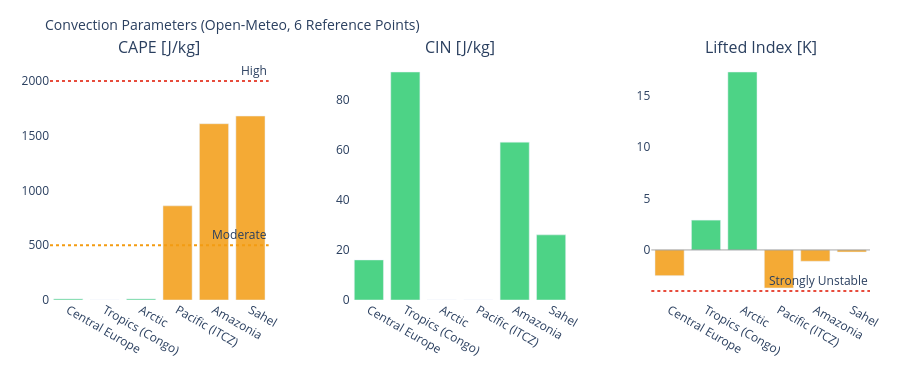

Notebook code cell kept with this figure:
### Markdown cell above
---
## 3. Visualizations

### Code cell
# ============================================================
# CAPE / CIN / LIFTED INDEX – Convection potential
# ============================================================

if not df_atm.empty:
    fig = make_subplots(
        rows=1, cols=3,
        subplot_titles=['CAPE [J/kg]', 'CIN [J/kg]', 'Lifted Index [K]'],
        horizontal_spacing=0.1
    )
    pts = df_atm['point'].tolist()
    pt_colors = ['#E85D24','#185FA5','#888780','#378ADD','#639922','#F2A623']

    # CAPE – höher = mehr Gewitterpotential
    cape_vals = df_atm['cape'].fillna(0).tolist()
    cape_colors = ['#e74c3c' if v > 2000 else '#f39c12' if v > 500 else '#2ecc71'
                   for v in cape_vals]
    fig.add_trace(go.Bar(x=pts, y=cape_vals, marker_color=cape_colors,
                         opacity=0.85, showlegend=False), row=1, col=1)
    fig.add_hline(y=2000, line_dash='dot', line_color='#e74c3c',
                  annotation_text='High', row=1, col=1)
    fig.add_hline(y=500,  line_dash='dot', line_color='#f39c12',
                  annotation_text='Moderate', row=1, col=1)

    # CIN – negativer = stärker gedeckelt (weniger Auslöse)
    cin_vals = df_atm['cin'].fillna(0).tolist()
    cin_colors = ['#e74c3c' if v < -200 else '#f39c12' if v < -50 else '#2ecc71'
                  for v in cin_vals]
    fig.add_trace(go.Bar(x=pts, y=cin_vals, marker_color=cin_colors,
                         opacity=0.85, showlegend=False), row=1, col=2)

    # Lifted Index – negativ = instabil
    li_vals = df_atm['li'].fillna(0).tolist()
    li_colors = ['#e74c3c' if v < -4 else '#f39c12' if v < 0 else '#2ecc71'
                 for v in li_vals]
    fig.add_trace(go.Bar(x=pts, y=li_vals, marker_color=li_colors,
                         opacity=0.85, showlegend=False), row=1, col=3)
    fig.add_hline(y=0, line_color='gray', line_width=0.7, row=1, col=3)
    fig.add_hline(y=-4, line_dash='dot', line_color='#e74c3c',
                  annotation_text='Strongly Unstable', row=1, col=3)

    fig.update_layout(
        title=dict(text='Convection Parameters (Open-Meteo, 6 Reference Points)', font=dict(size=14)),
        height=380, plot_bgcolor='rgba(0,0,0,0)', paper_bgcolor='rgba(0,0,0,0)',
        margin=dict(l=50, r=30, t=60, b=80)
    )
    fig.update_xaxes(tickangle=30)
    fig.show()

### Figure 1 — Plotly figure (JSON) as saved in the notebook; plotly's stock layout.template omitted (floating-point values rounded to 4 significant figures)
{"data": [{"marker": {"color": ["#2ecc71", "#2ecc71", "#2ecc71", "#f39c12", "#f39c12", "#f39c12"]}, "opacity": 0.85, "showlegend": false, "type": "bar", "x": ["Central Europe", "Tropics (Congo)", "Arctic", "Pacific (ITCZ)", "Amazonia", "Sahel"], "xaxis": "x", "y": [10.0, 0.0, 10.0, 860.0, 1610.0, 1680.0], "yaxis": "y"}, {"marker": {"color": ["#2ecc71", "#2ecc71", "#2ecc71", "#2ecc71", "#2ecc71", "#2ecc71"]}, "opacity": 0.85, "showlegend": false, "type": "bar", "x": ["Central Europe", "Tropics (Congo)", "Arctic", "Pacific (ITCZ)", "Amazonia", "Sahel"], "xaxis": "x2", "y": [16.0, 91.0, 0.0, 0.0, 63.0, 26.0], "yaxis": "y2"}, {"marker": {"color": ["#f39c12", "#2ecc71", "#2ecc71", "#f39c12", "#f39c12", "#f39c12"]}, "opacity": 0.85, "showlegend": false, "type": "bar", "x": ["Central Europe", "Tropics (Congo)", "Arctic", "Pacific (ITCZ)", "Amazonia", "Sahel"], "xaxis": "x3", "y": [-2.5, 2.9, 17.3, -3.7, -1.1, -0.2], "yaxis": "y3"}], "layout": {"annotations": [{"font": {"size": 16}, "showarrow": false, "text": "CAPE [J/kg]", "x": 0.1333, "xanchor": "center", "xref": "paper", "y": 1.0, "yanchor": "bottom", "yref": "paper"}, {"font": {"size": 16}, "showarrow": false, "text": "CIN [J/kg]", "x": 0.5, "xanchor": "center", "xref": "paper", "y": 1.0, "yanchor": "bottom", "yref": "paper"}, {"font": {"size": 16}, "showarrow": false, "text": "Lifted Index [K]", "x": 0.8667, "xanchor": "center", "xref": "paper", "y": 1.0, "yanchor": "bottom", "yref": "paper"}, {"showarrow": false, "text": "High", "x": 1, "xanchor": "right", "xref": "x domain", "y": 2000, "yanchor": "bottom", "yref": "y"}, {"showarrow": false, "text": "Moderate", "x": 1, "xanchor": "right", "xref": "x domain", "y": 500, "yanchor": "bottom", "yref": "y"}, {"showarrow": false, "text": "Strongly Unstable", "x": 1, "xanchor": "right", "xref": "x3 domain", "y": -4, "yanchor": "bottom", "yref": "y3"}], "height": 380, "margin": {"b": 80, "l": 50, "r": 30, "t": 60}, "paper_bgcolor": "rgba(0,0,0,0)", "plot_bgcolor": "rgba(0,0,0,0)", "shapes": [{"line": {"color": "#e74c3c", "dash": "dot"}, "type": "line", "x0": 0, "x1": 1, "xref": "x domain", "y0": 2000, "y1": 2000, "yref": "y"}, {"line": {"color": "#f39c12", "dash": "dot"}, "type": "line", "x0": 0, "x1": 1, "xref": "x domain", "y0": 500, "y1": 500, "yref": "y"}, {"line": {"color": "gray", "width": 0.7}, "type": "line", "x0": 0, "x1": 1, "xref": "x3 domain", "y0": 0, "y1": 0, "yref": "y3"}, {"line": {"color": "#e74c3c", "dash": "dot"}, "type": "line", "x0": 0, "x1": 1, "xref": "x3 domain", "y0": -4, "y1": -4, "yref": "y3"}], "title": {"font": {"size": 14}, "text": "Convection Parameters (Open-Meteo, 6 Reference Points)"}, "xaxis": {"anchor": "y", "domain": [0.0, 0.2667], "tickangle": 30}, "xaxis2": {"anchor": "y2", "domain": [0.3667, 0.6333], "tickangle": 30}, "xaxis3": {"anchor": "y3", "domain": [0.7333, 1.0], "tickangle": 30}, "yaxis": {"anchor": "x", "domain": [0.0, 1.0]}, "yaxis2": {"anchor": "x2", "domain": [0.0, 1.0]}, "yaxis3": {"anchor": "x3", "domain": [0.0, 1.0]}}}
